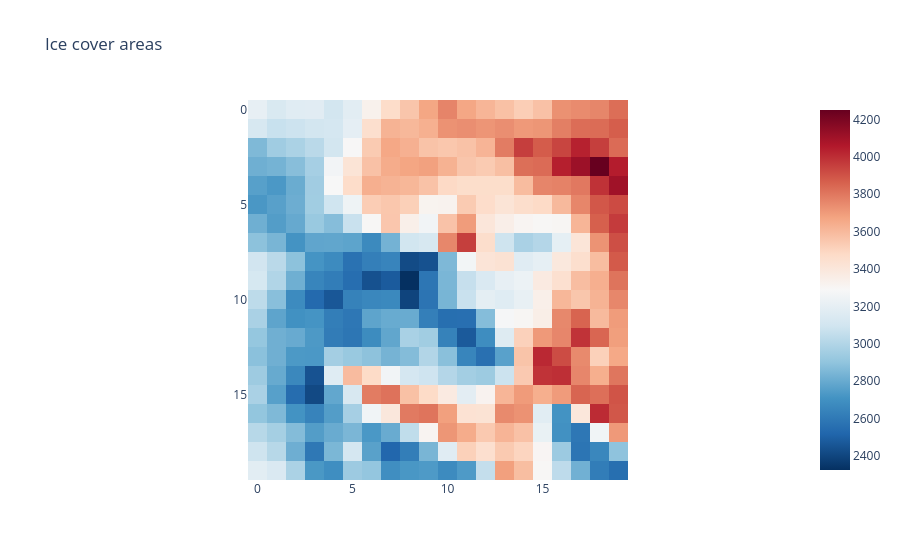

The cell this chart's notebook holds for it:
### Code cell
fig = px.imshow(torch.mean(training_tensor_full[:, 2, :, :], dim = (1, 2)).reshape(20, 20).cpu(), 
                color_continuous_scale = 'RdBu_r',
                # DEFAULT for matrices: only tensor because of conversion
                origin = "upper", title = "Ice cover areas")
fig.show()

### Figure 1 — Plotly figure (JSON) as saved in the notebook; plotly's stock layout.template omitted (floating-point values rounded to 4 significant figures; data arrays with more than 128 entries replaced by an {"elided": "..."} marker saying what was removed)
{"data": [{"coloraxis": "coloraxis", "hovertemplate": "x: %{x}<br>y: %{y}<br>color: %{z}<extra></extra>", "name": "0", "type": "heatmap", "xaxis": "x", "yaxis": "y", "z": {"elided": "20x20 float values"}}], "layout": {"coloraxis": {"colorscale": [[0, "rgb(5,48,97)"], [0.1, "rgb(33,102,172)"], [0.2, "rgb(67,147,195)"], [0.3, "rgb(146,197,222)"], [0.4, "rgb(209,229,240)"], [0.5, "rgb(247,247,247)"], [0.6, "rgb(253,219,199)"], [0.7, "rgb(244,165,130)"], [0.8, "rgb(214,96,77)"], [0.9, "rgb(178,24,43)"], [1, "rgb(103,0,31)"]]}, "title": {"text": "Ice cover areas"}, "xaxis": {"anchor": "y", "constrain": "domain", "domain": [0, 1], "scaleanchor": "y"}, "yaxis": {"anchor": "x", "autorange": "reversed", "constrain": "domain", "domain": [0, 1]}}}
